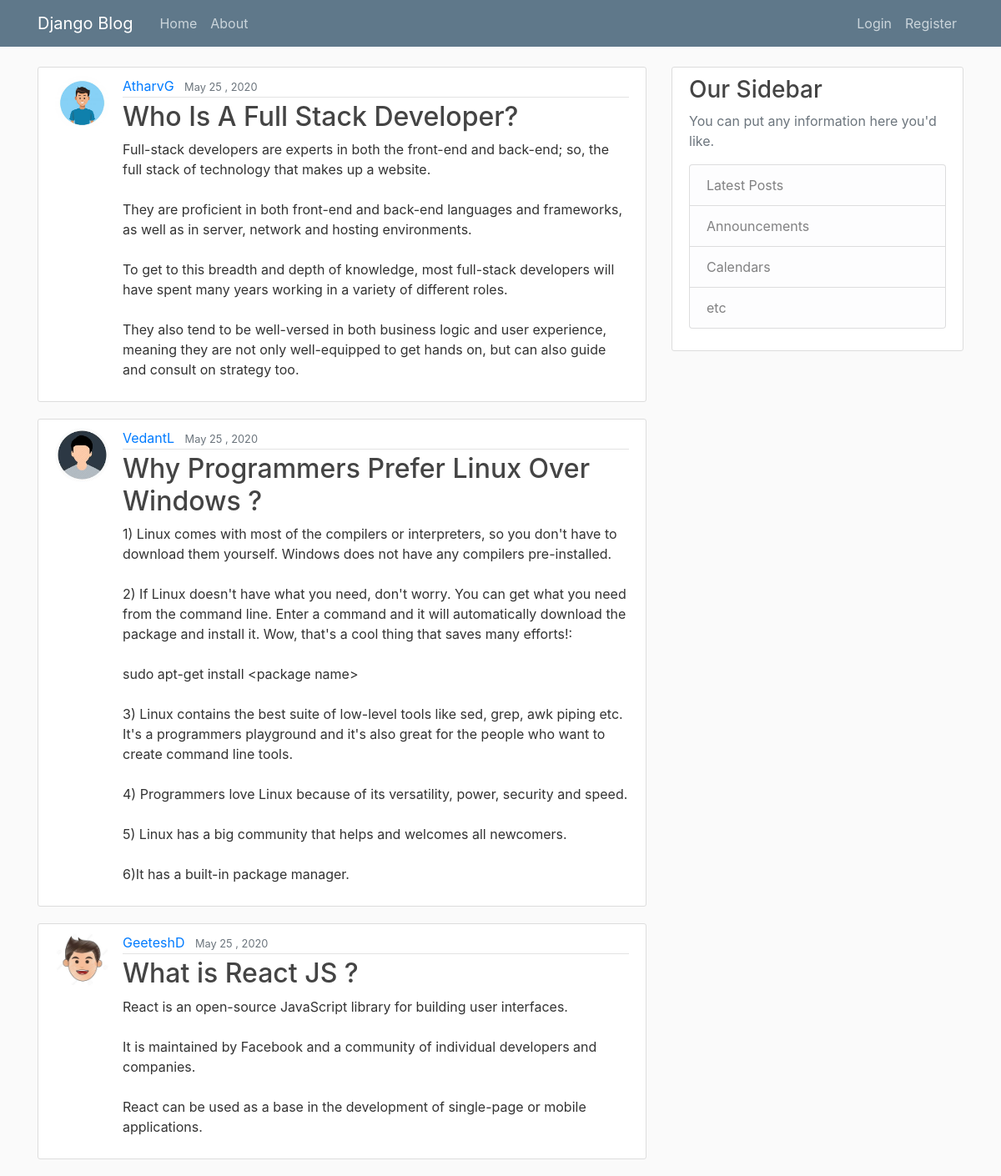
The page / on the database its author committed.
### blog/models.py (models this page shows, shortened)
class Post(models.Model):
	title = models.CharField(max_length=100)
	content = models.TextField()
	date_posted = models.DateTimeField(default=timezone.now)
	author = models.ForeignKey(User, on_delete=models.CASCADE)

### users/models.py (models this page shows, shortened)
class Profile(models.Model):
	user = models.OneToOneField(User, on_delete=models.CASCADE)
	image = models.ImageField(default='default.jpg', upload_to='profile_pics')

### blog/views.py (the view)
# urls.py: path('', PostListView.as_view(), name="blog-home"),
class PostListView(ListView):
	model = Post
	template_name = 'blog/home.html'# <app>/<model>_<viewtype>.html
	context_object_name = 'posts'
	ordering = ['-date_posted']		# Ordering Posts from Newest to Oldest.
	paginate_by = 3

### blog/templates/blog/home.html
{% extends "blog/base.html" %}
{% block content %}
	{% for post in posts %}
		<article class="media content-section">
		  <img class = "rounded-circle article-img" src="{{ post.author.profile.image.url }}">
		  <div class="media-body">
		    <div class="article-metadata">
		      <a class="mr-2" href="#">{{ post.author }}</a>
		      <small class="text-muted">{{ post.date_posted | date:"F  d , Y" }}</small>
		    </div>
		    <h2><a class="article-title" href="{% url 'post-detail' post.id %}">{{ post.title }}</a></h2>
		    <p class="article-content">{{ post.content }}</p>
		  </div>
		</article>
	{% endfor %}
{% endblock content%}

### blog/templates/blog/base.html (shortened to what this page needs)
{% load static %}
<!DOCTYPE html>
<html>
<head>
    <link rel="stylesheet" href="https://stackpath.bootstrapcdn.com/bootstrap/4.3.1/css/bootstrap.min.css">
    <link rel="stylesheet" type="text/css" href="{% static 'blog/main.css' %}">
</head>
<body>
	<header class="site-header">
	  <nav class="navbar navbar-expand-md navbar-dark bg-steel fixed-top">
	    <div class="container">
	      <a class="navbar-brand mr-4" href="{% url 'blog-home' %}">Django Blog</a>
	      <div class="collapse navbar-collapse" id="navbarToggle">
	        <div class="navbar-nav mr-auto">
	          <a class="nav-item nav-link" href="{% url 'blog-home' %}">Home</a>
	          <a class="nav-item nav-link" href="{% url 'blog-about' %}">About</a>
	        </div>
	        <div class="navbar-nav">
	        	{% if user.is_authenticated %}
		        	<a class="nav-item nav-link" href="{% url 'post-create' %}">New Post</a>
		        	<a class="nav-item nav-link" href="{% url 'profile' %}">Profile</a>
		        	<a class="nav-item nav-link" href="{% url 'logout' %}">Logout</a>
	        	{% else %}
		        	<a class="nav-item nav-link" href="{% url 'login' %}">Login</a>
		         	<a class="nav-item nav-link" href="{% url 'register' %}">Register</a>
	        	{% endif %}
	        </div>
	      </div>
	    </div>
	  </nav>
	</header>
	<main role="main" class="container">
	  <div class="row">
	    <div class="col-md-8">
	    	{% block content %}{% endblock %}
	    </div>
	    <div class="col-md-4">
	      <div class="content-section">
	        <h3>Our Sidebar</h3>
	        <p class='text-muted'>You can put any information here you'd like.
	          <ul class="list-group">
	            <li class="list-group-item list-group-item-light">Latest Posts</li>
	            <li class="list-group-item list-group-item-light">Announcements</li>
	            <li class="list-group-item list-group-item-light">Calendars</li>
	            <li class="list-group-item list-group-item-light">etc</li>
	          </ul>
	        </p>
	      </div>
	    </div>
	  </div>
	</main>
</body>
</html>

### blog/static/blog/main.css (style rules this page uses)
body { background: #fafafa; color: #333333; margin-top: 5rem; }
h1, h2, h3, h4, h5, h6 { color: #444444; }
ul { margin: 0; }
.bg-steel { background-color: #5f788a; }
.site-header .navbar-nav .nav-link { color: #cbd5db; }
.content-section { background: #ffffff; padding: 10px 20px; border: 1px solid #dddddd; border-radius: 3px; margin-bottom: 20px; }
.article-title { color: #444444; }
.article-content { white-space: pre-line; }
.article-img { height: 65px; width: 65px; margin-right: 16px; }
.article-metadata { padding-bottom: 1px; margin-bottom: 4px; border-bottom: 1px solid #e3e3e3 }

### rows shown on the page
Post: author.profile.image (picture), author "AtharvG", date_posted "May 25 , 2020", title "Who Is A Full Stack Developer?", content "Full-stack developers are experts in both the front-end and back-end; so, the full stack of technology that makes up a website. They are proficient in both front-end and back-end languages and frameworks, as well as in server, network and hosting environments. To get to this breadth and depth of knowledge, most full-stack developers will have spent many years working in a variety of different roles. They also tend to be well-versed in both business logic and user experience, meaning they are not only well-equipped to get hands on, but can also guide and consult on strategy too."
Post: author.profile.image (picture), author "VedantL", date_posted "May 25 , 2020", title "Why Programmers Prefer Linux Over Windows ?", content "1) Linux comes with most of the compilers or interpreters, so you don't have to download them yourself. Windows does not have any compilers pre-installed. 2) If Linux doesn't have what you need, don't worry. You can get what you need from the command line. Enter a command and it will automatically download the package and install it. Wow, that's a cool thing that saves many efforts!: sudo apt-get install <package name> 3) Linux contains the best suite of low-level tools like sed, grep, awk piping etc. It's a programmers playground and it's also great for the people who want to create command line tools. 4) Programmers love Linux because of its versatility, power, security and speed. 5)…"
Post: author.profile.image (picture), author "GeeteshD", date_posted "May 25 , 2020", title "What is React JS ?", content "React is an open-source JavaScript library for building user interfaces. It is maintained by Facebook and a community of individual developers and companies. React can be used as a base in the development of single-page or mobile applications."
